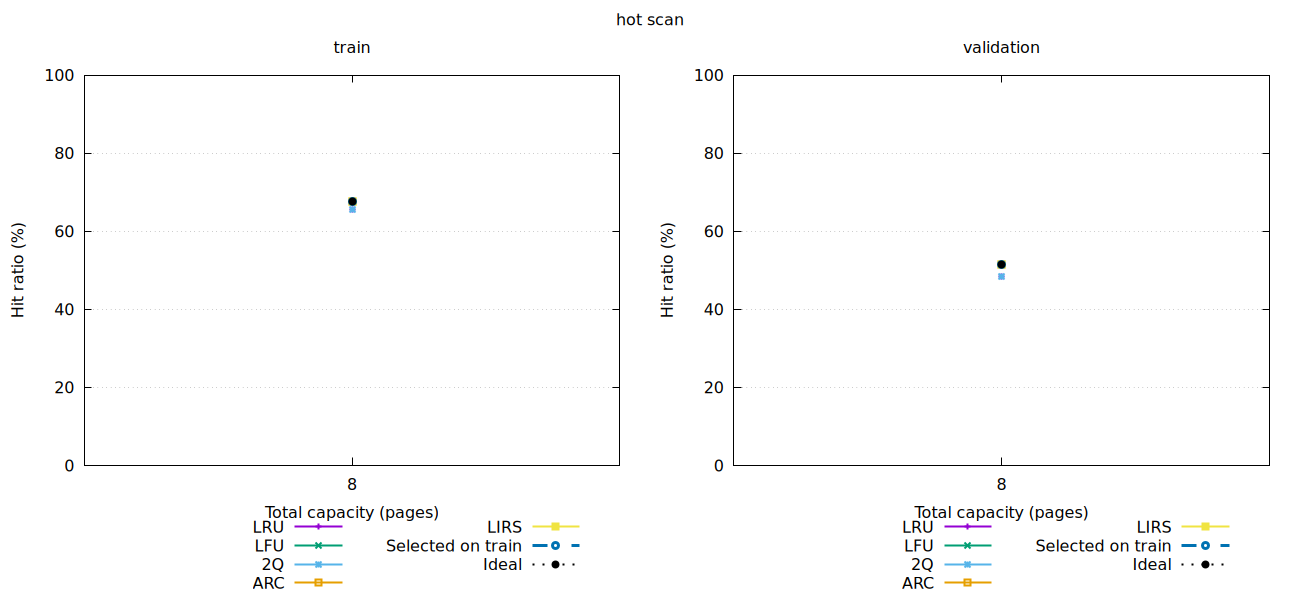

Write gnuplot code to recreate this figure.
set terminal svg size 1300,600 dynamic
set output 'plots/hot_scan.svg'
set encoding utf8
set grid ytics
set yrange [0:100]
set xlabel 'Total capacity (pages)'
set ylabel 'Hit ratio (%)'
set xtics ("8" 8)
set xrange [7:9]
set key outside bottom center horizontal maxrows 3
set multiplot layout 1,2 title 'hot scan'
set title 'train'
plot for [col=2:6] 'plot_data/hot_scan_train.tsv' using 1:col with linespoints lw 2 title columnhead(col), 'plot_data/hot_scan_train.tsv' using 1:7 with linespoints lw 3 dt 2 title 'Selected on train', 'plot_data/hot_scan_train.tsv' using 1:8 with linespoints lw 2 dt 3 lc rgb 'black' title 'Ideal'
set title 'validation'
plot for [col=2:6] 'plot_data/hot_scan_validation.tsv' using 1:col with linespoints lw 2 title columnhead(col), 'plot_data/hot_scan_validation.tsv' using 1:7 with linespoints lw 3 dt 2 title 'Selected on train', 'plot_data/hot_scan_validation.tsv' using 1:8 with linespoints lw 2 dt 3 lc rgb 'black' title 'Ideal'
unset multiplot
unset output
set terminal pngcairo size 1300,600
set output 'plots/hot_scan.png'
set encoding utf8
set grid ytics
set yrange [0:100]
set xlabel 'Total capacity (pages)'
set ylabel 'Hit ratio (%)'
set xtics ("8" 8)
set xrange [7:9]
set key outside bottom center horizontal maxrows 3
set multiplot layout 1,2 title 'hot scan'
set title 'train'
plot for [col=2:6] 'plot_data/hot_scan_train.tsv' using 1:col with linespoints lw 2 title columnhead(col), 'plot_data/hot_scan_train.tsv' using 1:7 with linespoints lw 3 dt 2 title 'Selected on train', 'plot_data/hot_scan_train.tsv' using 1:8 with linespoints lw 2 dt 3 lc rgb 'black' title 'Ideal'
set title 'validation'
plot for [col=2:6] 'plot_data/hot_scan_validation.tsv' using 1:col with linespoints lw 2 title columnhead(col), 'plot_data/hot_scan_validation.tsv' using 1:7 with linespoints lw 3 dt 2 title 'Selected on train', 'plot_data/hot_scan_validation.tsv' using 1:8 with linespoints lw 2 dt 3 lc rgb 'black' title 'Ideal'
unset multiplot
unset output
